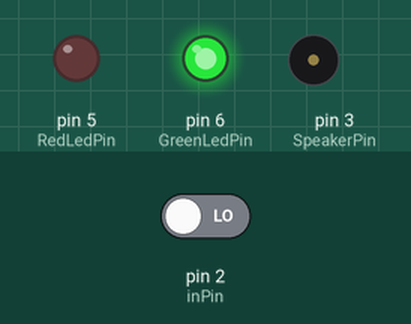
Recording of a sketch running on a simulated Arduino Uno, built with avr-gcc and run on an emulated ATmega328P. Parts: output pins drawn as LEDs (lit = HIGH), buzzer (waves = sounding). Inputs (shaded band) come from the test bench; at power-on: pin 2 (inPin) LOW. What the sketch prints to the serial monitor is not drawn.

Above: at 1.2 s.
1.3 s: pin 2 (inPin) driven HIGH
At 1.8 s:
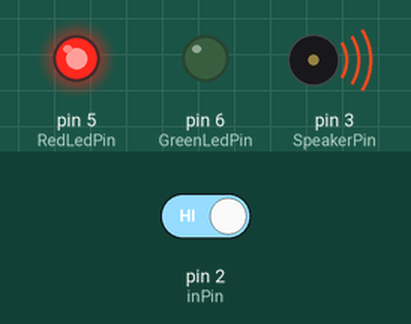
Timing chart, 0 to 10.3 s (numbered marks = the images above; inputs shaded):
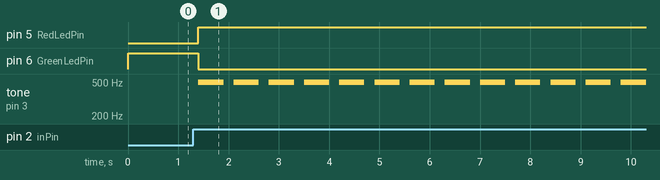

The sketch:

tilt_sensor_with_led.ino
```cpp
int inPin = 2;   // the number of the input pin
int reading;     // the current reading from the input pin
int GreenLedPin = 6;  // the number of the Green LED output pin
int RedLedPin = 5;    // the number of the Red LED output pin
const int SpeakerPin = 3; // the number of the Speaker/Buzzer pin

void setup(){
  pinMode (inPin, INPUT);
  pinMode (GreenLedPin, OUTPUT);
  pinMode (RedLedPin, OUTPUT);
  Serial.begin(9600);
}

void loop () {
  reading = digitalRead(inPin);
  if (reading == 1) {
    digitalWrite(RedLedPin, HIGH);   // if tilted, turn the red LED ON
    digitalWrite(GreenLedPin, LOW);
    tone(SpeakerPin, 494, 500);      // if tilted, turn the Speaker ON
   delay(500);

  } else {
    digitalWrite(RedLedPin, LOW);
    digitalWrite(GreenLedPin, HIGH);    // if not tilted, turn the green LED ON
  }
  Serial.println(reading); // not really needed

  delay(200);   // pause 200 milliseconds between readings
}
```

Measured:
- after the input at 1.3 s, pin 5 (RedLedPin): LOW → HIGH after 0.10 s; pin 6 (GreenLedPin): HIGH → LOW after 0.10 s; tone on pin 3 (SpeakerPin): alternates 494 Hz for 0.50 s and silent for 0.20 s, starting after 0.10 s
